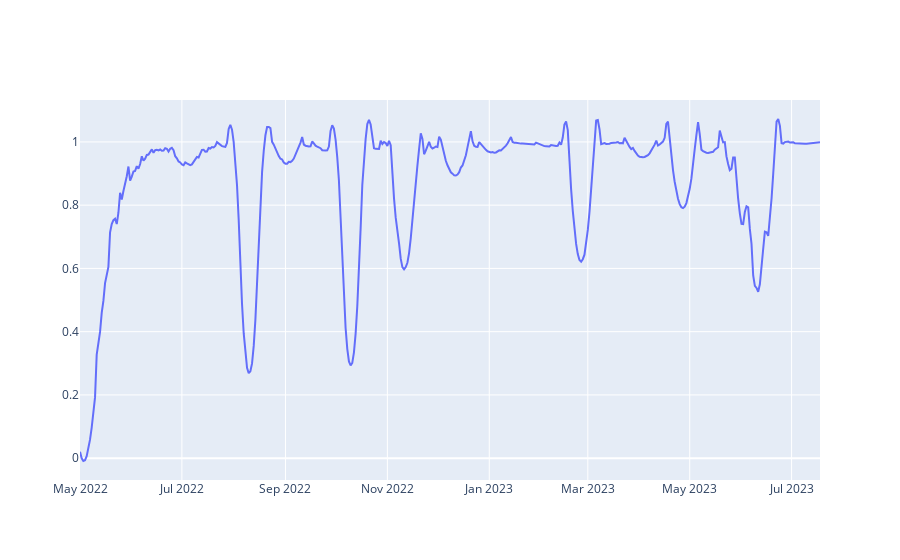

Write notebook code for a chart like this one.
### Code cell
import plotly.express as px
import plotly.graph_objects as go
from scipy import signal

# fig = px.line(df_plot, x="Time", y="Percentage of day seen before", title='How common are the days?')
# fig.show()

fig = go.Figure()

fig.add_trace(go.Scatter(
    x=df_plot.Time.values.tolist(),
    y=signal.savgol_filter(df_plot['Percentage of day seen before'].values.tolist(),
                           20, # window size used for filtering
                           3), # order of fitted polynomial
    name='Savitzky-Golay'
))

### Figure 1 — Plotly figure (JSON) as saved in the notebook; plotly's stock layout.template omitted (floating-point values rounded to 4 significant figures; data arrays with more than 128 entries replaced by an {"elided": "..."} marker saying what was removed)
{"data": [{"name": "Savitzky-Golay", "type": "scatter", "x": {"elided": "444 str values"}, "y": {"elided": "444 float values"}}], "layout": {}}
